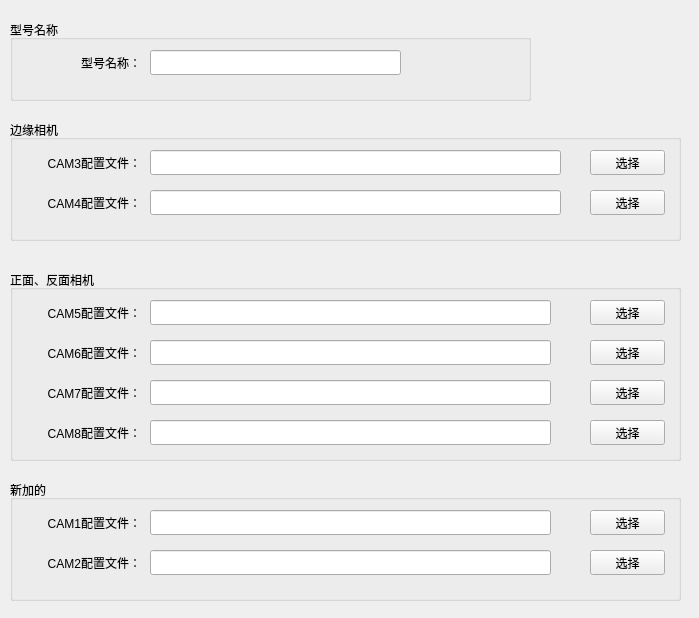
<?xml version="1.0" encoding="UTF-8"?>
<ui version="4.0">
 <class>CameraConfigFilesWidget</class>
 <widget class="QWidget" name="CameraConfigFilesWidget">
  <property name="geometry">
   <rect>
    <x>0</x>
    <y>0</y>
    <width>699</width>
    <height>618</height>
   </rect>
  </property>
  <property name="windowTitle">
   <string>Global Settings</string>
  </property>
  <widget class="QGroupBox" name="groupBox">
   <property name="geometry">
    <rect>
     <x>10</x>
     <y>120</y>
     <width>671</width>
     <height>121</height>
    </rect>
   </property>
   <property name="title">
    <string>边缘相机</string>
   </property>
   <widget class="QLabel" name="label_3">
    <property name="geometry">
     <rect>
      <x>10</x>
      <y>30</y>
      <width>121</width>
      <height>25</height>
     </rect>
    </property>
    <property name="text">
     <string> CAM3配置文件：</string>
    </property>
    <property name="alignment">
     <set>Qt::AlignRight|Qt::AlignTrailing|Qt::AlignVCenter</set>
    </property>
   </widget>
   <widget class="QLineEdit" name="cam3_file_edit">
    <property name="geometry">
     <rect>
      <x>140</x>
      <y>30</y>
      <width>411</width>
      <height>25</height>
     </rect>
    </property>
    <property name="readOnly">
     <bool>true</bool>
    </property>
   </widget>
   <widget class="QPushButton" name="cam3_btn">
    <property name="geometry">
     <rect>
      <x>580</x>
      <y>30</y>
      <width>75</width>
      <height>25</height>
     </rect>
    </property>
    <property name="text">
     <string>选择</string>
    </property>
   </widget>
   <widget class="QLabel" name="label_4">
    <property name="geometry">
     <rect>
      <x>10</x>
      <y>70</y>
      <width>121</width>
      <height>25</height>
     </rect>
    </property>
    <property name="text">
     <string> CAM4配置文件：</string>
    </property>
    <property name="alignment">
     <set>Qt::AlignRight|Qt::AlignTrailing|Qt::AlignVCenter</set>
    </property>
   </widget>
   <widget class="QLineEdit" name="cam4_file_edit">
    <property name="geometry">
     <rect>
      <x>140</x>
      <y>70</y>
      <width>411</width>
      <height>25</height>
     </rect>
    </property>
    <property name="readOnly">
     <bool>true</bool>
    </property>
   </widget>
   <widget class="QPushButton" name="cam4_btn">
    <property name="geometry">
     <rect>
      <x>580</x>
      <y>70</y>
      <width>75</width>
      <height>25</height>
     </rect>
    </property>
    <property name="text">
     <string>选择</string>
    </property>
   </widget>
  </widget>
  <widget class="QGroupBox" name="groupBox_2">
   <property name="geometry">
    <rect>
     <x>10</x>
     <y>270</y>
     <width>671</width>
     <height>191</height>
    </rect>
   </property>
   <property name="title">
    <string>正面、反面相机</string>
   </property>
   <widget class="QLabel" name="label_5">
    <property name="geometry">
     <rect>
      <x>10</x>
      <y>30</y>
      <width>121</width>
      <height>25</height>
     </rect>
    </property>
    <property name="text">
     <string> CAM5配置文件：</string>
    </property>
    <property name="alignment">
     <set>Qt::AlignRight|Qt::AlignTrailing|Qt::AlignVCenter</set>
    </property>
   </widget>
   <widget class="QLineEdit" name="cam5_file_edit">
    <property name="geometry">
     <rect>
      <x>140</x>
      <y>30</y>
      <width>401</width>
      <height>25</height>
     </rect>
    </property>
    <property name="readOnly">
     <bool>true</bool>
    </property>
   </widget>
   <widget class="QPushButton" name="cam5_btn">
    <property name="geometry">
     <rect>
      <x>580</x>
      <y>30</y>
      <width>75</width>
      <height>25</height>
     </rect>
    </property>
    <property name="text">
     <string>选择</string>
    </property>
   </widget>
   <widget class="QPushButton" name="cam6_btn">
    <property name="geometry">
     <rect>
      <x>580</x>
      <y>70</y>
      <width>75</width>
      <height>25</height>
     </rect>
    </property>
    <property name="text">
     <string>选择</string>
    </property>
   </widget>
   <widget class="QLabel" name="label_6">
    <property name="geometry">
     <rect>
      <x>10</x>
      <y>70</y>
      <width>121</width>
      <height>25</height>
     </rect>
    </property>
    <property name="text">
     <string> CAM6配置文件：</string>
    </property>
    <property name="alignment">
     <set>Qt::AlignRight|Qt::AlignTrailing|Qt::AlignVCenter</set>
    </property>
   </widget>
   <widget class="QLineEdit" name="cam6_file_edit">
    <property name="geometry">
     <rect>
      <x>140</x>
      <y>70</y>
      <width>401</width>
      <height>25</height>
     </rect>
    </property>
    <property name="readOnly">
     <bool>true</bool>
    </property>
   </widget>
   <widget class="QLabel" name="label_7">
    <property name="geometry">
     <rect>
      <x>10</x>
      <y>110</y>
      <width>121</width>
      <height>25</height>
     </rect>
    </property>
    <property name="text">
     <string> CAM7配置文件：</string>
    </property>
    <property name="alignment">
     <set>Qt::AlignRight|Qt::AlignTrailing|Qt::AlignVCenter</set>
    </property>
   </widget>
   <widget class="QLineEdit" name="cam7_file_edit">
    <property name="geometry">
     <rect>
      <x>140</x>
      <y>110</y>
      <width>401</width>
      <height>25</height>
     </rect>
    </property>
    <property name="readOnly">
     <bool>true</bool>
    </property>
   </widget>
   <widget class="QPushButton" name="cam7_btn">
    <property name="geometry">
     <rect>
      <x>580</x>
      <y>110</y>
      <width>75</width>
      <height>25</height>
     </rect>
    </property>
    <property name="text">
     <string>选择</string>
    </property>
   </widget>
   <widget class="QLabel" name="label_8">
    <property name="geometry">
     <rect>
      <x>10</x>
      <y>150</y>
      <width>121</width>
      <height>25</height>
     </rect>
    </property>
    <property name="text">
     <string> CAM8配置文件：</string>
    </property>
    <property name="alignment">
     <set>Qt::AlignRight|Qt::AlignTrailing|Qt::AlignVCenter</set>
    </property>
   </widget>
   <widget class="QLineEdit" name="cam8_file_edit">
    <property name="geometry">
     <rect>
      <x>140</x>
      <y>150</y>
      <width>401</width>
      <height>25</height>
     </rect>
    </property>
    <property name="readOnly">
     <bool>true</bool>
    </property>
   </widget>
   <widget class="QPushButton" name="cam8_btn">
    <property name="geometry">
     <rect>
      <x>580</x>
      <y>150</y>
      <width>75</width>
      <height>25</height>
     </rect>
    </property>
    <property name="text">
     <string>选择</string>
    </property>
   </widget>
  </widget>
  <widget class="QGroupBox" name="groupBox_3">
   <property name="geometry">
    <rect>
     <x>10</x>
     <y>20</y>
     <width>521</width>
     <height>81</height>
    </rect>
   </property>
   <property name="title">
    <string>型号名称</string>
   </property>
   <widget class="QLabel" name="label_15">
    <property name="geometry">
     <rect>
      <x>10</x>
      <y>30</y>
      <width>121</width>
      <height>25</height>
     </rect>
    </property>
    <property name="text">
     <string>型号名称：</string>
    </property>
    <property name="alignment">
     <set>Qt::AlignRight|Qt::AlignTrailing|Qt::AlignVCenter</set>
    </property>
   </widget>
   <widget class="QLineEdit" name="name_edit">
    <property name="geometry">
     <rect>
      <x>140</x>
      <y>30</y>
      <width>251</width>
      <height>25</height>
     </rect>
    </property>
    <property name="readOnly">
     <bool>false</bool>
    </property>
   </widget>
  </widget>
  <widget class="QGroupBox" name="groupBox_4">
   <property name="geometry">
    <rect>
     <x>10</x>
     <y>480</y>
     <width>671</width>
     <height>121</height>
    </rect>
   </property>
   <property name="title">
    <string>新加的</string>
   </property>
   <widget class="QLabel" name="label_9">
    <property name="geometry">
     <rect>
      <x>10</x>
      <y>30</y>
      <width>121</width>
      <height>25</height>
     </rect>
    </property>
    <property name="text">
     <string> CAM1配置文件：</string>
    </property>
    <property name="alignment">
     <set>Qt::AlignRight|Qt::AlignTrailing|Qt::AlignVCenter</set>
    </property>
   </widget>
   <widget class="QLineEdit" name="cam1_file_edit">
    <property name="geometry">
     <rect>
      <x>140</x>
      <y>30</y>
      <width>401</width>
      <height>25</height>
     </rect>
    </property>
    <property name="readOnly">
     <bool>true</bool>
    </property>
   </widget>
   <widget class="QPushButton" name="cam1_btn">
    <property name="geometry">
     <rect>
      <x>580</x>
      <y>30</y>
      <width>75</width>
      <height>25</height>
     </rect>
    </property>
    <property name="text">
     <string>选择</string>
    </property>
   </widget>
   <widget class="QPushButton" name="cam2_btn">
    <property name="geometry">
     <rect>
      <x>580</x>
      <y>70</y>
      <width>75</width>
      <height>25</height>
     </rect>
    </property>
    <property name="text">
     <string>选择</string>
    </property>
   </widget>
   <widget class="QLabel" name="label_10">
    <property name="geometry">
     <rect>
      <x>10</x>
      <y>70</y>
      <width>121</width>
      <height>25</height>
     </rect>
    </property>
    <property name="text">
     <string> CAM2配置文件：</string>
    </property>
    <property name="alignment">
     <set>Qt::AlignRight|Qt::AlignTrailing|Qt::AlignVCenter</set>
    </property>
   </widget>
   <widget class="QLineEdit" name="cam2_file_edit">
    <property name="geometry">
     <rect>
      <x>140</x>
      <y>70</y>
      <width>401</width>
      <height>25</height>
     </rect>
    </property>
    <property name="readOnly">
     <bool>true</bool>
    </property>
   </widget>
  </widget>
 </widget>
 <resources/>
 <connections/>
</ui>
